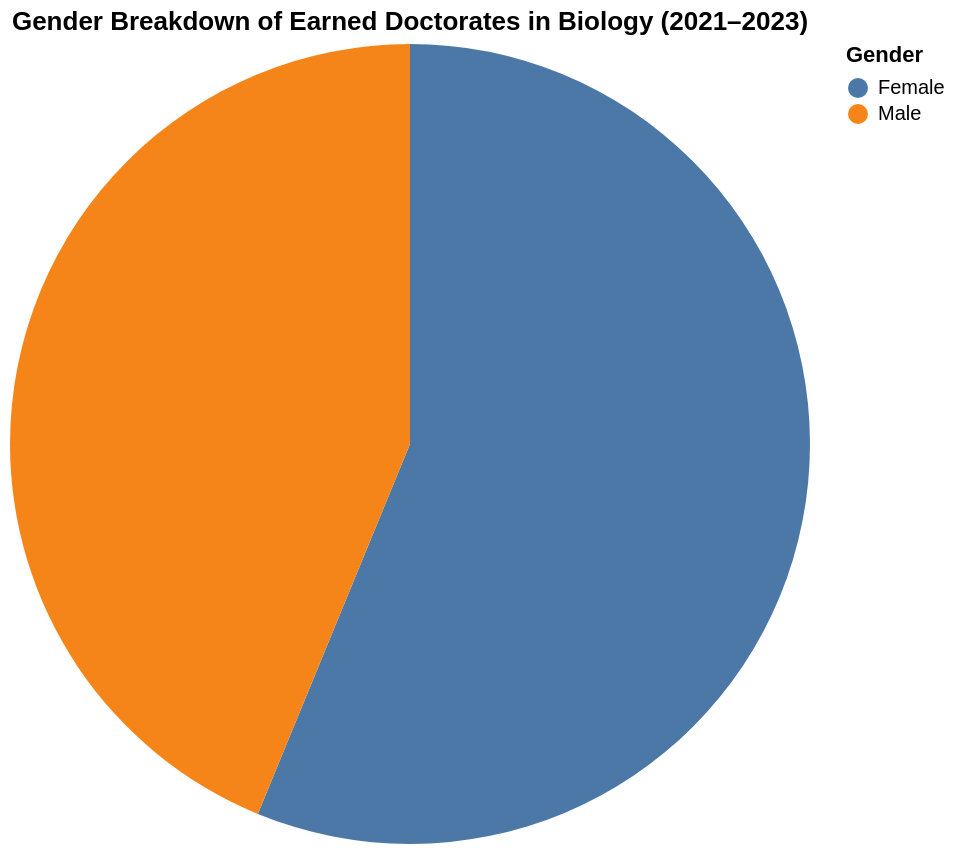

Write notebook code for a chart like this one.
### Markdown cell above
</div>

<div class="text-box">
    
## Earned Doctorates in Biology by Sex

### Code cell
#|code-fold: true


majors = [
'26.01 - Biology, General.'
]


gender_df = df[df["Major"].isin(majors)]


gender_agg = (
    gender_df.groupby("Sex")["Awards/Degrees Conferred"]
    .sum()
    .reset_index()
)


pie_chart = alt.Chart(gender_agg).mark_arc().encode(
    theta=alt.Theta(field="Awards/Degrees Conferred", type="quantitative"),
    color=alt.Color(field="Sex", type="nominal", legend=alt.Legend(title="Gender")),
    tooltip=["Sex", "Awards/Degrees Conferred"]
).properties(
    title="Gender Breakdown of Earned Doctorates in Biology (2021–2023)",
    width=400,
    height=400
)

pie_chart

### Figure 1 — Vega-Lite specification as saved in the notebook (floating-point values rounded to 4 significant figures)
{"config": {"view": {"continuousWidth": 300, "continuousHeight": 300}}, "data": {"name": "data-3e92fc649966b2ee9b181d2c1187f79f"}, "mark": {"type": "arc"}, "encoding": {"color": {"field": "Sex", "legend": {"title": "Gender"}, "type": "nominal"}, "theta": {"field": "Awards/Degrees Conferred", "type": "quantitative"}, "tooltip": [{"field": "Sex", "type": "nominal"}, {"field": "Awards/Degrees Conferred", "type": "quantitative"}]}, "height": 400, "title": "Gender Breakdown of Earned Doctorates in Biology (2021–2023)", "width": 400, "$schema": "https://vega.github.io/schema/vega-lite/v5.14.1.json", "datasets": {"data-3e92fc649966b2ee9b181d2c1187f79f": [{"Sex": "Female", "Awards/Degrees Conferred": 2145}, {"Sex": "Male", "Awards/Degrees Conferred": 1671}]}}
